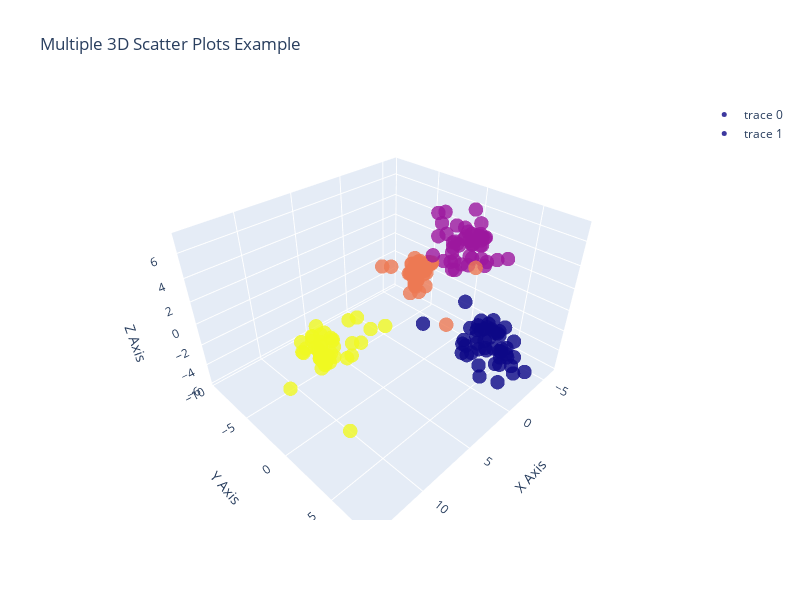

The notebook cell saved with this chart:
### Code cell
import plotly.graph_objects as go
import numpy as np

x1 = X_train_lda[:, 0]
y1 = X_train_lda[:, 1]
z1 = X_train_lda[:, 2]

x2 = X_test_lda[:, 0]
y2 = X_test_lda[:, 1]
z2 = X_test_lda[:, 2]


# Create a 3D scatter plot
fig = go.Figure()
# Add the first scatter trace
fig.add_trace(go.Scatter3d(
    x=x1,
    y=y1,
    z=z1,
    mode='markers',
    marker=dict(
        size=5,
        color=y_train,  # Color for the first set
        opacity=0.8
    ),
    # hovertemplate = hover_text_re,
))

# Add the second scatter trace
fig.add_trace(go.Scatter3d(
    x=x2,
    y=y2,
    z=z2,
    mode='markers',
    marker=dict(
        size=5,
        color=y_test,  # Color for the second set
        opacity=0.8
    ),
    # hovertemplate = hover_text_than,
))

# Set the layout of the plot
fig.update_layout(
    scene=dict(
        xaxis_title='X Axis',
        yaxis_title='Y Axis',
        zaxis_title='Z Axis'
    ),
    width = 800,
    height = 600,
    title='Multiple 3D Scatter Plots Example'
)

# Show the plot
fig.show()

### Figure 1 — Plotly figure (JSON) as saved in the notebook; plotly's stock layout.template omitted (floating-point values rounded to 4 significant figures; data arrays with more than 128 entries replaced by an {"elided": "..."} marker saying what was removed)
{"data": [{"marker": {"color": {"elided": "160 int values"}, "opacity": 0.8, "size": 5}, "mode": "markers", "type": "scatter3d", "x": {"elided": "160 float values"}, "y": {"elided": "160 float values"}, "z": {"elided": "160 float values"}}, {"marker": {"color": [0, 0, 0, 0, 0, 0, 0, 0, 1, 1, 1, 1, 1, 1, 1, 1, 2, 2, 2, 2, 2, 2, 2, 2, 3, 3, 3, 3, 3, 3, 3, 3], "opacity": 0.8, "size": 5}, "mode": "markers", "type": "scatter3d", "x": [-3.082, -4.379, -3.188, -1.456, -0.7797, -3.329, 1.774, -1.611, -3.506, -2.748, -1.253, -1.948, -0.6725, -2.283, -0.6633, -3.632, -3.379, -3.375, -3.072, -3.656, -4.291, -4.241, -2.536, -4.486, 5.2, 11.19, 9.907, 9.991, 11.82, 11.53, 8.831, 14.03], "y": [6.882, 2.527, 5.851, 2.585, 4.793, 5.317, 1.109, 4.496, 0.4361, 3.1, 0.4058, 0.4873, 0.3609, 4.38, -0.2932, 2.176, -4.532, -4.513, -4.65, 1.714, -9.556, -1.132, -6.6, -4.829, 0.3934, 0.5966, 1.565, -2.087, 3.79, -1.136, 1.785, 0.8792], "z": [-5.423, -4.059, -3.403, 0.3789, -2.723, -4.18, -0.8235, -1.334, 5.292, 3.3, 5.56, 2.915, 6.61, 4.51, 3.698, 3.167, -1.033, 0.6854, -2.923, 2.17, -2.631, -5.314, -0.703, -3.524, 0.3999, 1.179, 0.8831, 0.2876, -2.848, 1.621, 1.701, 0.4639]}], "layout": {"height": 600, "scene": {"xaxis": {"title": {"text": "X Axis"}}, "yaxis": {"title": {"text": "Y Axis"}}, "zaxis": {"title": {"text": "Z Axis"}}}, "title": {"text": "Multiple 3D Scatter Plots Example"}, "width": 800}}
